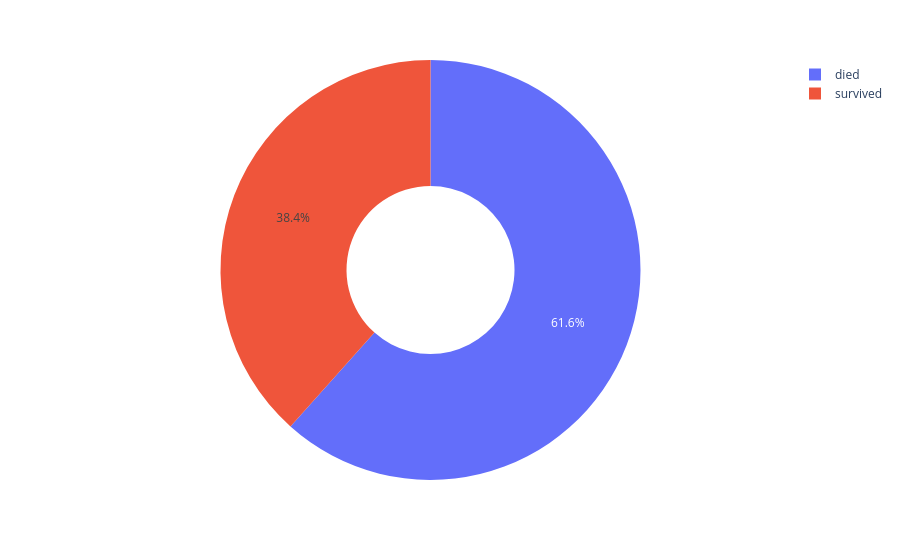

The notebook cell this image was saved under:
### Code cell
outcome = df['survived'].value_counts()

# ✏️ Your code here
fig = px.pie(names =['died', 'survived'], values = outcome.values,  hole=0.4)
fig.show()

### Figure 1 — Plotly figure (JSON) as saved in the notebook; plotly's stock layout.template omitted (floating-point values rounded to 4 significant figures)
{"data": [{"domain": {"x": [0, 1], "y": [0, 1]}, "hole": 0.4, "hovertemplate": "label=%{label}<br>value=%{value}<extra></extra>", "labels": ["died", "survived"], "legendgroup": "", "name": "", "showlegend": true, "type": "pie", "values": [549, 342]}], "layout": {"legend": {"tracegroupgap": 0}, "margin": {"t": 60}}}
